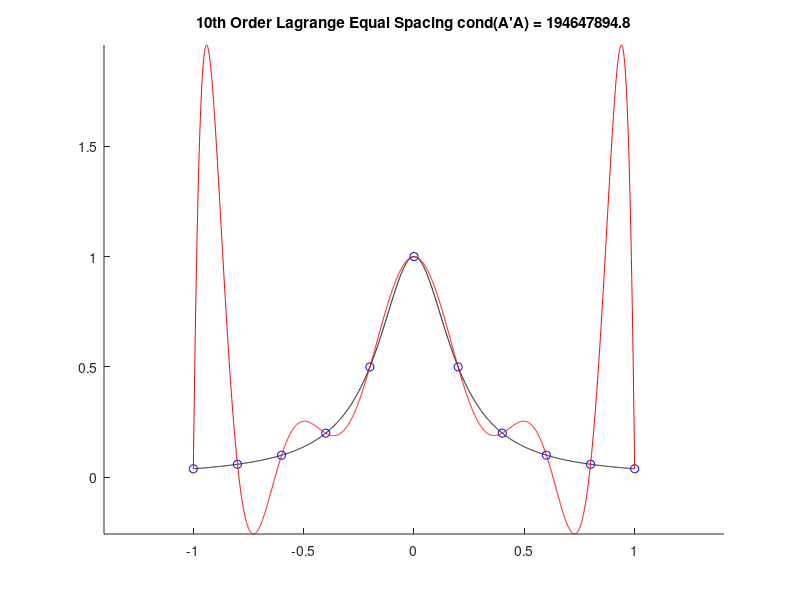
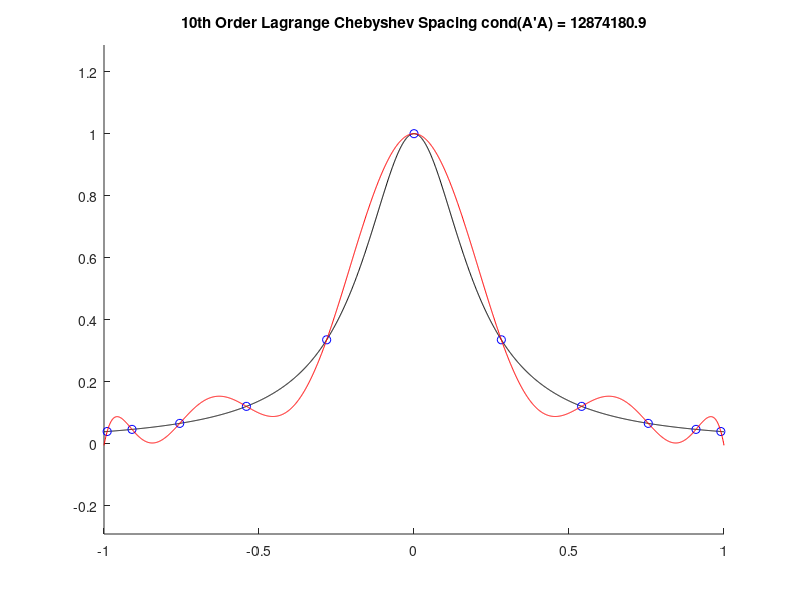

Source code (MATLAB) for these figures, in order: (Note: this script raises an error after producing the figures.)
%
% Illustrates polynomial fits to the Runge example (or half of an
% ellipse) through Lagrange polynomials with equal and Chebychev node
% spacing.  A fit using a Chebyshev polynomial is also generated, and
% the condition number of the associated information matrix for all
% fits is generated.  Barycentric Lagrange interpolation is also
% illustrated.
%
% The sample functions are are designed to be generated on a range of
% [-1, 1].  No normalization of the independent parameter
% (shifting/scaling) is performed for this example.
%
% Kurt Motekew  2025/03/15
%

%

close all;
clear;

  % Top part of an ellipse
%f = @(x) 0.5*sqrt(1 - x.*x);
  % Runge example
f = @(x) 1./(1 + 25*x.*x);

  % True function values (lots of points to capture ellipse shape
  % for when that function is chosen)
x = [-1:.001:1]';
y = f(x);

%
% Lagrange polynomial
%

  % Equal spacing polynomial nodes - order will be one less than the number
  % of fit points resulting in a polynomial passing through each point
xo = [-1:.2:1]';
yo = f(xo);
  % Number of nodes and polynomial order
n = size(xo,1);
order = n-1;

  % Vandermonde Matrix using equally spaced nodes
A = zeros(n);
A(:,1) = ones(size(xo));
for ii = 2:n
  A(:,ii) = xo.*A(:,ii-1);
end
  % Information matrix - output condition with plot
  % Solve using matrix inversion for illustrative purposes
  % vs. proper matrix decomposition and backwards substitution
F = (A'*A);
p = F^-1*A'*yo;
yp = zeros(size(x));
for ii = 1:n 
  yp = yp + p(ii)*x.^(ii-1);
end

figure;  hold on;
plot(x, y, '-k');
plot(xo, yo, 'ob');
plot(x, yp, '-r');
stitle = sprintf('%ith Order Lagrange Equal Spacing cond(A''A) = %1.1f',...
                 order, cond(F));
title(stitle);
axis equal;

%
% Lagrange polynomial with Chebyshev node spacing
%

  % Compute new fit points, but keep order and fit method the same
k = [1:n]';
xo = cos(0.5*pi*(2*k-1)/n);
yo = f(xo);

  % Vandermonde Matrix using Chebyshev node spacing
A = zeros(n);
A(:,1) = ones(size(xo));
for ii = 2:n
  A(:,ii) = xo.*A(:,ii-1);
end
F = (A'*A);
p = F^-1*A'*yo;
yp = zeros(size(x));
for ii = 1:n 
  yp = yp + p(ii)*x.^(ii-1);
end

figure;  hold on;
plot(x, y, '-k');
plot(xo, yo, 'ob');
plot(x, yp, '-r');
stitle = sprintf('%ith Order Lagrange Chebyshev Spacing cond(A''A) = %1.1f',...
                 order, cond(F));
title(stitle);
axis equal;

%
% Chebyshev polynomial
%

  % Chebyshev points of the 1st kind
  % Repeat for convenience of reference
k = [1:n]';
xo = cos(0.5*pi*(2*k-1)/n);
yo = f(xo);
  % Fit using Chebyshev polynomials
T = zeros(n, order+1);
for ii = 1:n
  T(ii,:) = mth_tpoly(order, xo(ii));
end
F = (T'*T);
C = F^-1;
pt = C*T'*yo;
yt = zeros(size(x));
for ii = 1:n 
  yt = yt + T(ii)*pt(ii);
end

figure;  hold on;
plot(x, y, '-k');
plot(xo, yo, 'ob');
plot(x, yp, '-r');
stitle = sprintf('%ith Order Chebyshev cond(T''T) = %1.1f', order, cond(F));
title(stitle);
axis equal;

%
% Barycentric interpolation
%
% From:  Jean-Paul Berrut and Lloyd N. Trefethen,
%        Barycentric Lagrange Interpolation,
%        SIAM Review Vol. 46. No. 3. pp 501-517
%        2004 Society for Industrial and Applied Mathematics
%

  % Chebyshev points of the 2nd kind
xo = cos(pi*(0:order)'/order)
yo = f(xo);
c = [1/2 ; ones(order-1,1) ; 1/2].*(-1).^((0:order)');
numer = zeros(size(x));
denom = zeros(size(x));
for jj = 1:n
  xdiff = x - xo(jj);
  temp = c(jj)./xdiff;
  numer = numer + temp*yo(jj);
  denom = denom + temp;
end
yb = numer./denom;

figure;  hold on;
plot(x, y, '-k');
plot(xo, yo, 'ob');
plot(x, yb, '-r');
stitle = sprintf('%ith Order Barycentric', order);
title(stitle);
axis equal;

fprintf('\n');
